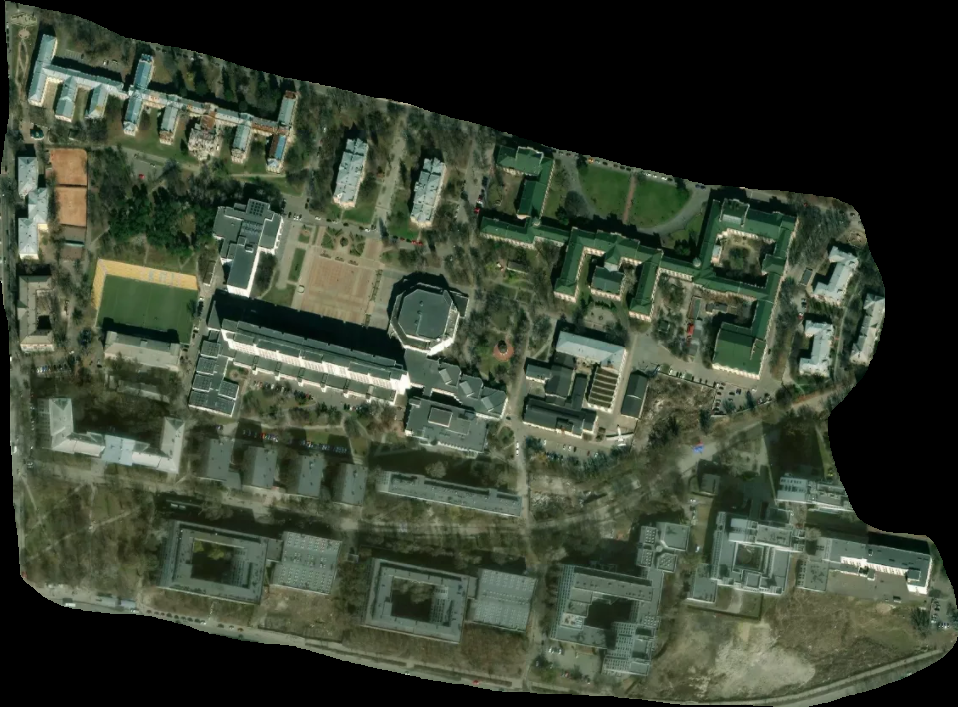
#> input picture lab2/satellite_image.jpg, 958 x 707 px
$ python test.py
#> lines starting #> are read from the running program, lines starting #| are printed output that depends on the picture; after the words box and inside, x2 and y2 are one past the last pixel; in counts of white or black regions, pixels touching at a corner belong together
import cv2
import numpy as np

img = cv2.imread('satellite_image.jpg')
#> img is the input picture: shape (707, 958, 3); mean B, G, R 48.7, 64, 55.1
if img is None:
    raise ValueError("Зображення не знайдено. Перевір шлях!")

cv2.imshow("Original Image", img)
cv2.waitKey(0)

# Перетворюємо в градації сірого
gray = cv2.cvtColor(img, cv2.COLOR_BGR2GRAY)
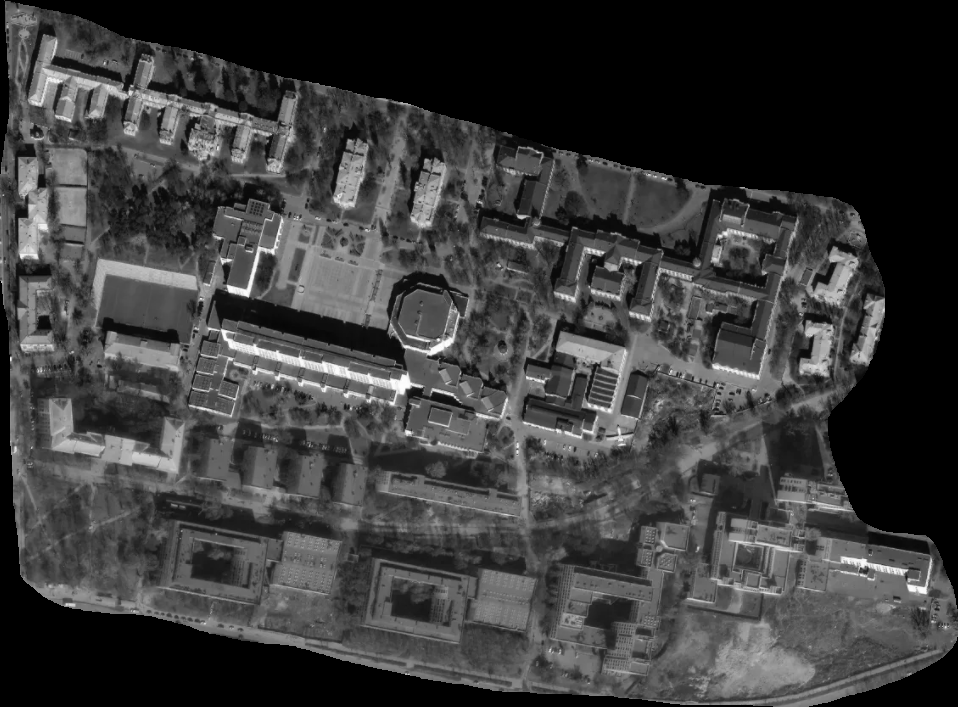
#> gray: shape (707, 958); min 0, max 254, mean 59.6
cv2.imshow("Gray Image", gray)
cv2.waitKey(0)

# Розмиття для зменшення шуму
blur = cv2.GaussianBlur(gray, (5, 5), 0)
cv2.imshow("Blurred Image", blur)
cv2.waitKey(0)

# Адаптивна бінаризація для кращого виділення світлих і темних ділянок
thresh = cv2.adaptiveThreshold(blur, 255, cv2.ADAPTIVE_THRESH_GAUSSIAN_C,
                               cv2.THRESH_BINARY_INV, 11, 8)
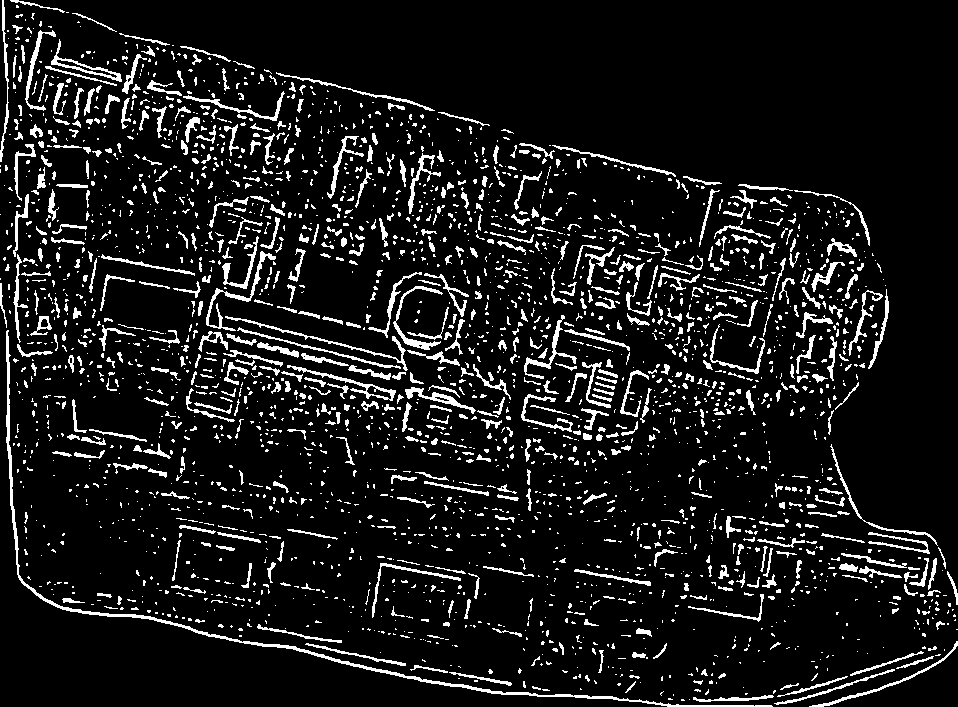
#> thresh: shape (707, 958); 9.6% white in thin lines or dots
cv2.imshow("Threshold Image", thresh)
cv2.waitKey(0)

# Морфологічні операції (закриття та відкриття)
kernel = np.ones((3,3), np.uint8)
morph = cv2.morphologyEx(thresh, cv2.MORPH_CLOSE, kernel, iterations=2)
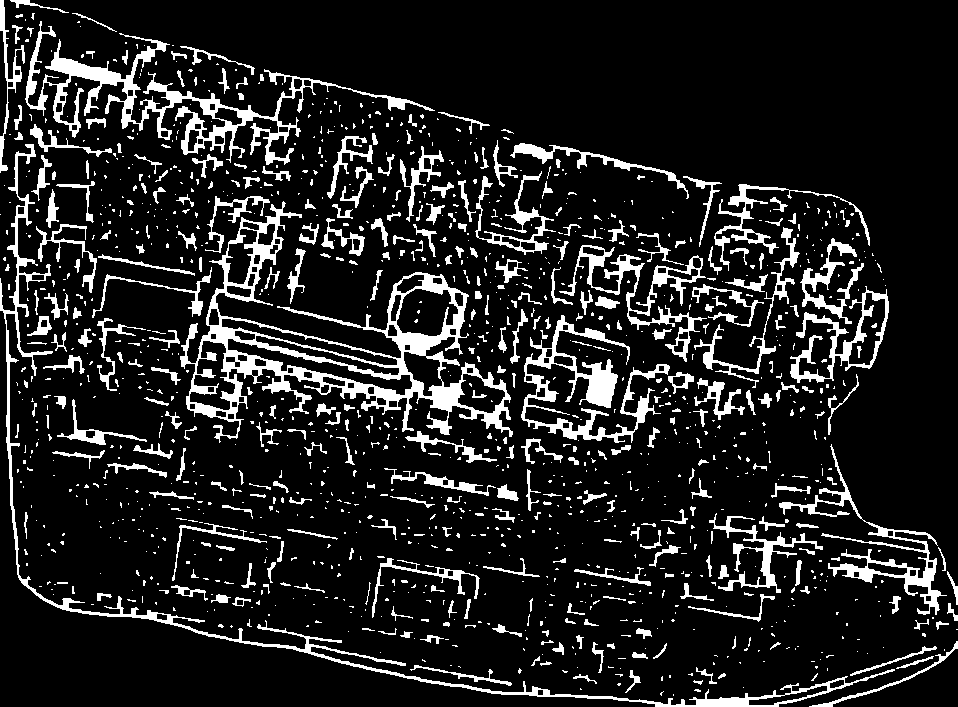
#> morph: shape (707, 958); 13% white; 1298 white regions (951 under 20 px), largest, box (x1, y1, x2, y2) and area: (180, 201, 513, 443) 14065, (25, 21, 435, 165) 7777, (0, 144, 895, 707) 6939
morph = cv2.morphologyEx(morph, cv2.MORPH_OPEN, kernel, iterations=1)
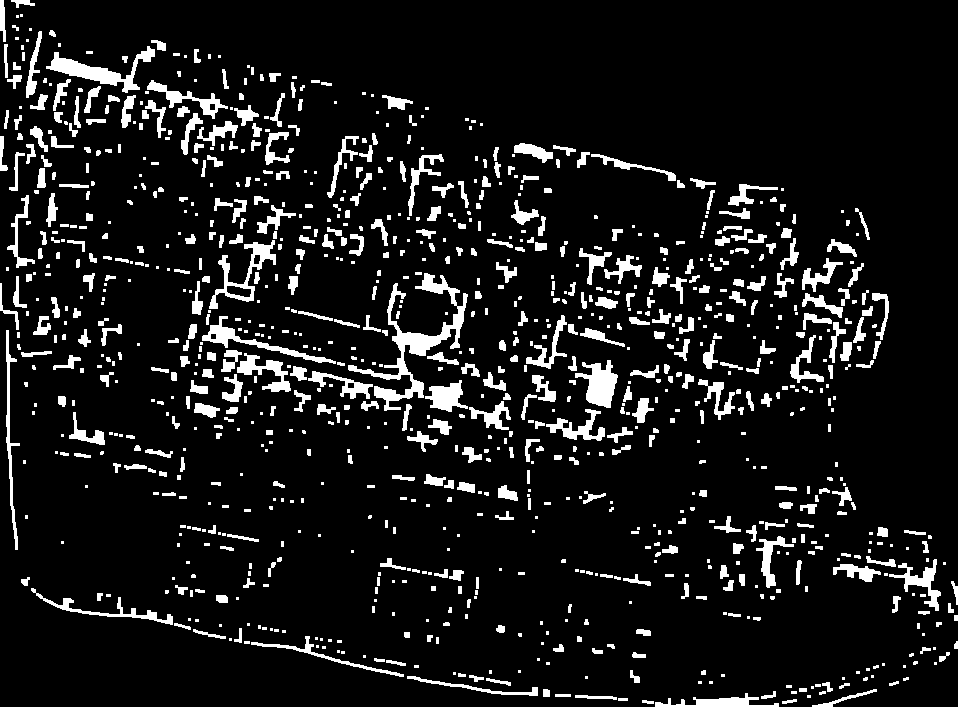
#> morph: shape (707, 958); 9.6% white; 1031 white regions (466 under 20 px)
cv2.imshow("Morphology Image", morph)
cv2.waitKey(0)

# Знаходимо контури
contours, _ = cv2.findContours(morph, cv2.RETR_EXTERNAL, cv2.CHAIN_APPROX_SIMPLE)
#> contours = 1031 contours, 635 with area under 20; largest, box (x1, y1, x2, y2) and area: (348, 273, 468, 411) 2600, (46, 46, 155, 93) 1287, (209, 240, 276, 309) 1143, (575, 360, 618, 408) 1026, (202, 316, 336, 364) 842

# Фільтруємо контури за площею (менше значення, щоб врахувати маленькі будинки)
min_area = 50
houses = [cnt for cnt in contours if cv2.contourArea(cnt) > min_area]
#> houses = 211 contours; largest, box (x1, y1, x2, y2) and area: (348, 273, 468, 411) 2600, (46, 46, 155, 93) 1287, (209, 240, 276, 309) 1143, (575, 360, 618, 408) 1026, (202, 316, 336, 364) 842

# Малюємо контури на оригінальному зображенні
for cnt in houses:
    x, y, w, h = cv2.boundingRect(cnt)
    cv2.rectangle(img, (x, y), (x + w, y + h), (0, 255, 0), 2)
#> this loop made 211 passes
#> (x, y, w, h) on passes 1 to 3: (575, 695, 42, 5), (655, 693, 124, 14), (812, 689, 65, 18)
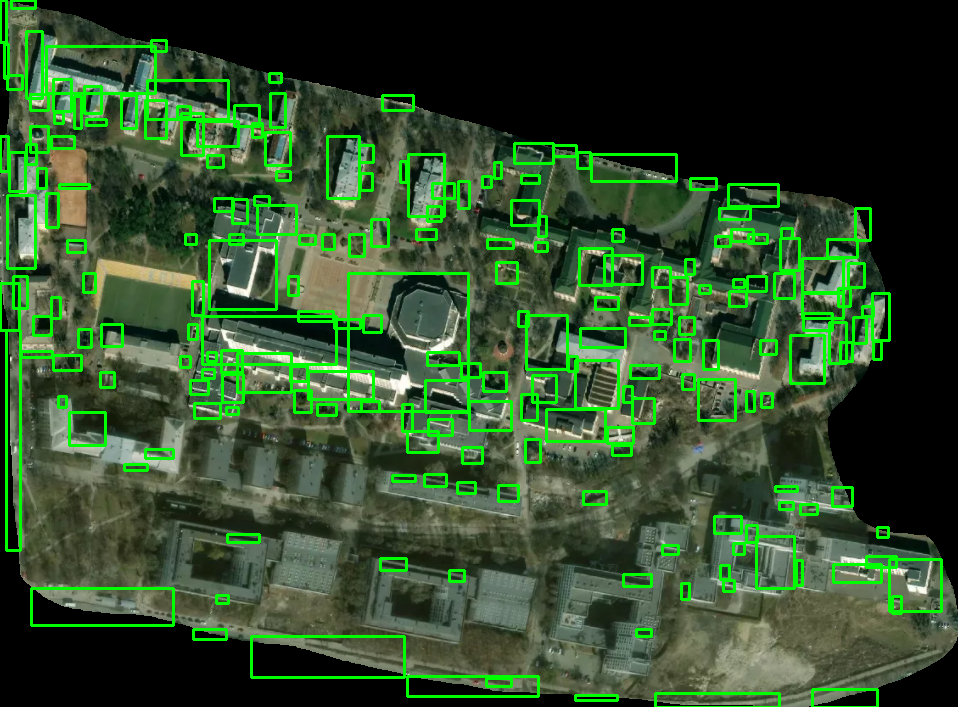
#> img: shape (707, 958, 3); 8.27% of pixels changed, all inside (x1, y1, x2, y2) = (0, 0, 943, 707)

print(f"Знайдено приблизно {len(houses)} будинків")
#| Знайдено приблизно 211 будинків
cv2.imshow("Detected Houses", img)
cv2.waitKey(0)
cv2.destroyAllWindows()

$ run again, with lab2/img.png saved as lab2/satellite_image.jpg
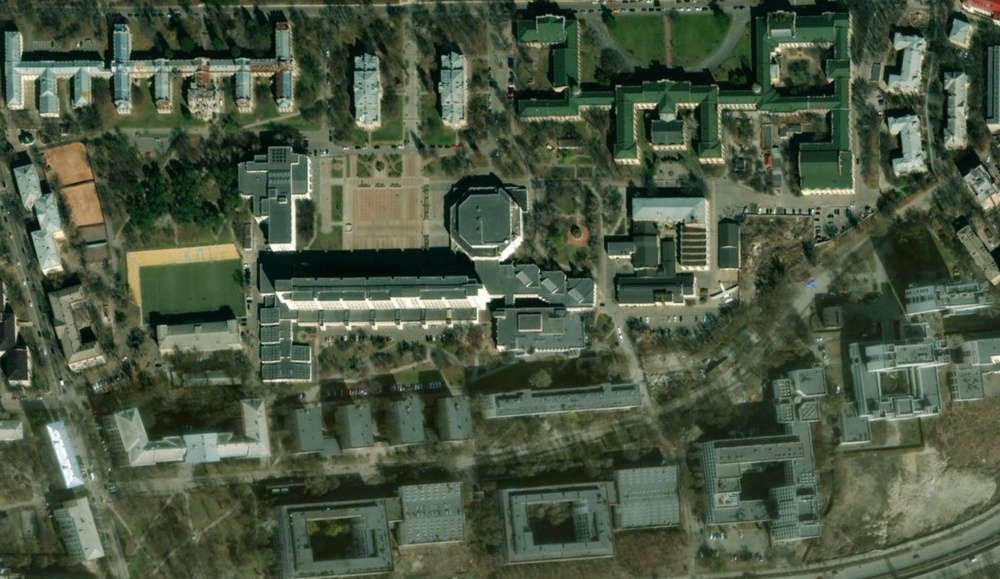
#> input picture lab2/img.png, 1000 x 579 px, shrunk from 1409 x 816 before the run
#> img is the input picture: shape (579, 1000, 3); mean B, G, R 66.7, 87.6, 75
#> `thresh = cv2.adaptiveThreshold(blur, 255, cv2.ADAPTIVE_THRESH_GAUSSIAN..`:
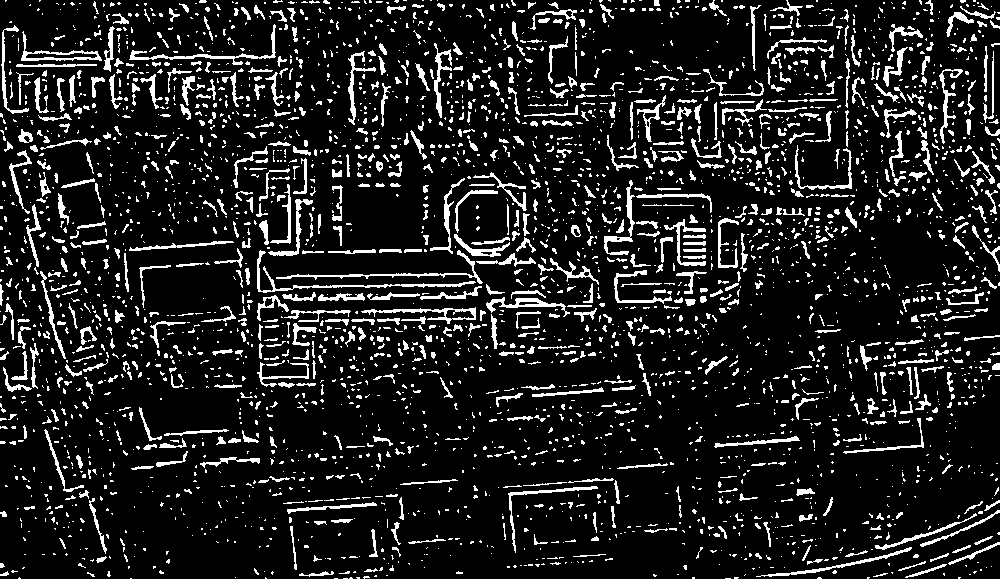
#> thresh: shape (579, 1000); 12.2% white in thin lines or dots
#> contours = 1099 contours, 642 with area under 20; largest, box (x1, y1, x2, y2) and area: (345, 179, 535, 266) 2176, (258, 271, 498, 348) 2023, (17, 13, 131, 121) 1955, (604, 220, 706, 266) 1550, (259, 185, 313, 257) 1286
#> houses = 211 contours; largest, box (x1, y1, x2, y2) and area: (345, 179, 535, 266) 2176, (258, 271, 498, 348) 2023, (17, 13, 131, 121) 1955, (604, 220, 706, 266) 1550, (259, 185, 313, 257) 1286
#> the loop `for cnt in houses:` made 211 passes
#> (x, y, w, h) on passes 1 to 3: (791, 568, 34, 7), (343, 568, 39, 11), (826, 564, 19, 10)
#> after the loop `for cnt in houses:`:
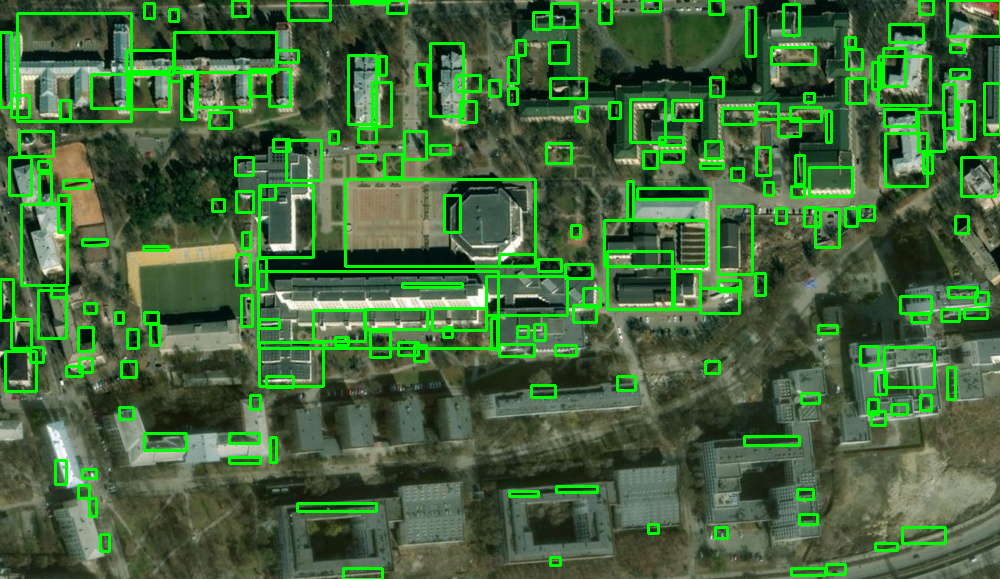
#> img: shape (579, 1000, 3); 9.74% of pixels changed, all inside (x1, y1, x2, y2) = (0, 0, 1000, 579)
#| Знайдено приблизно 211 будинків
